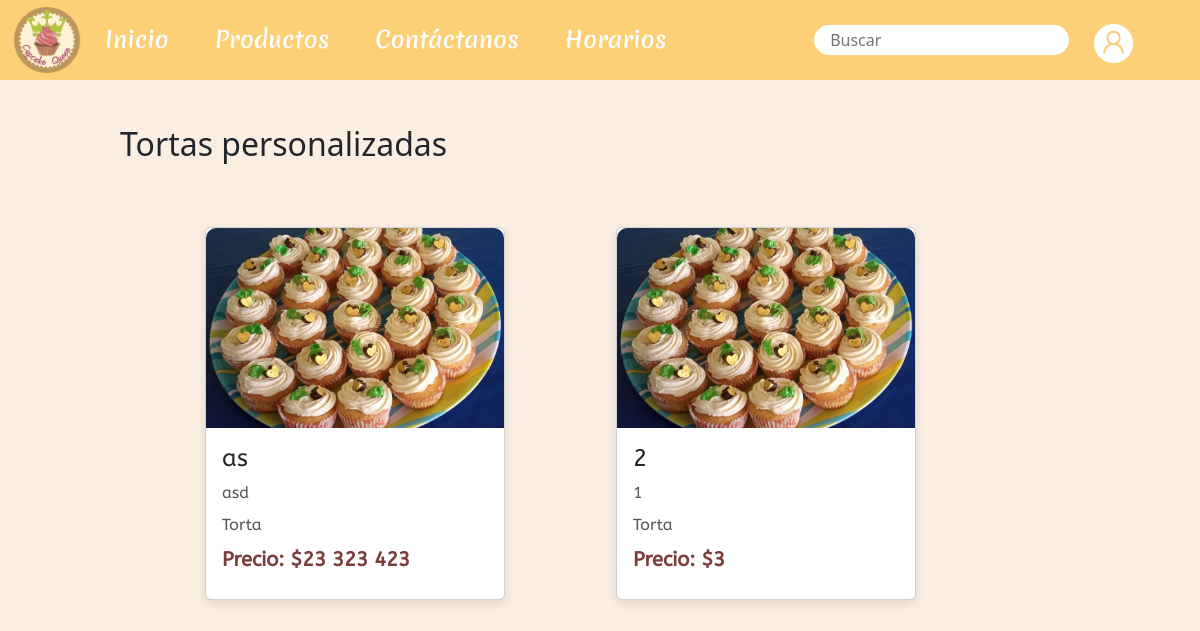
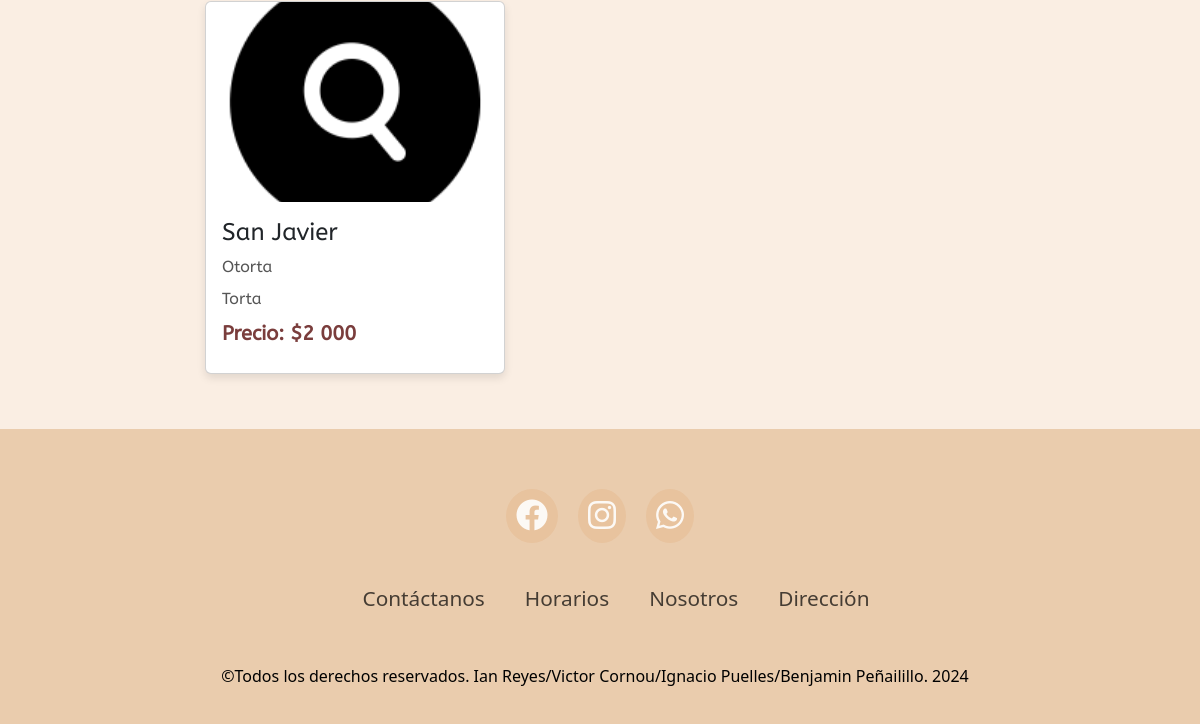
The page /tortas/ on the database as committed earlier (2 pictures, top to bottom).
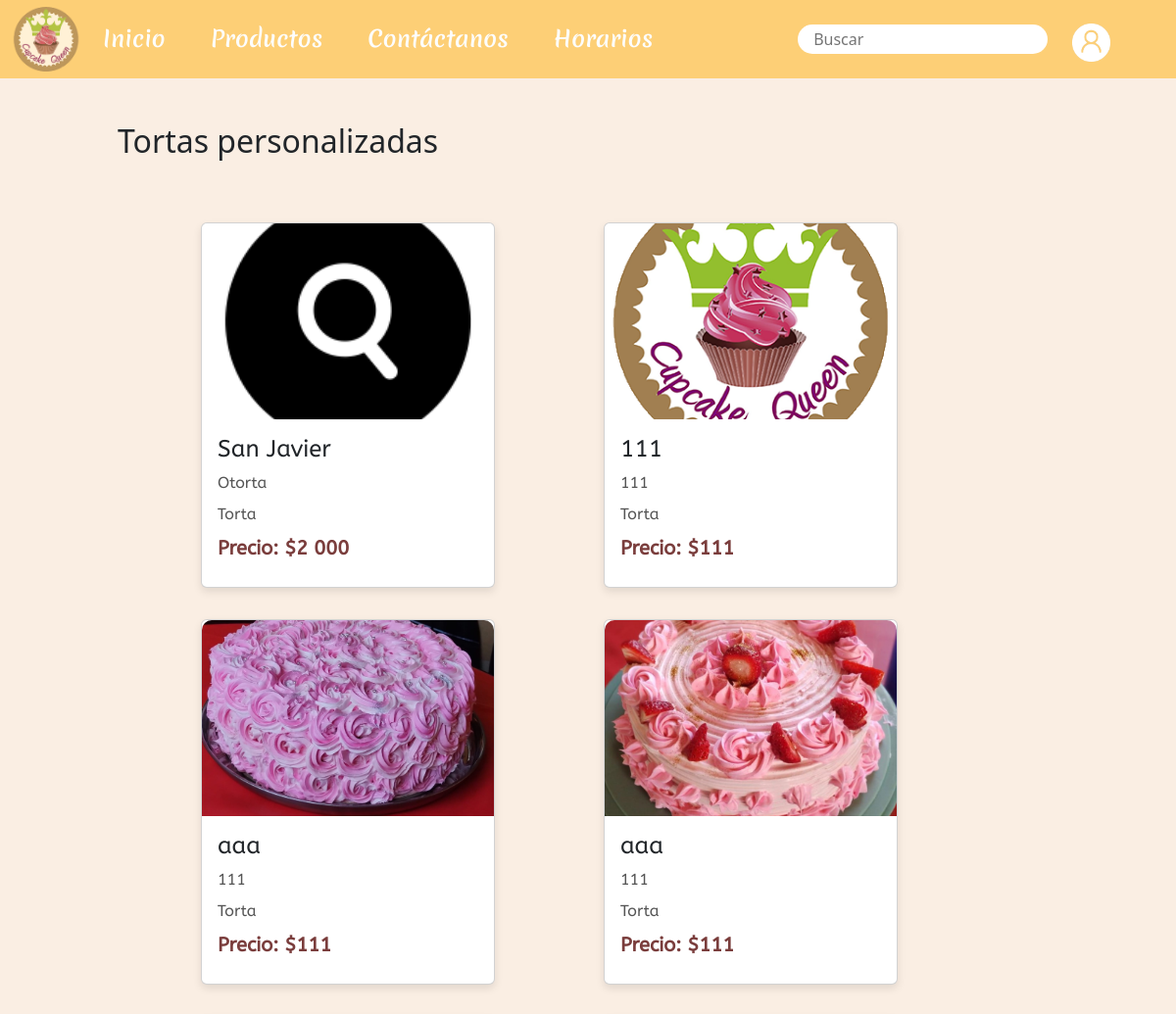
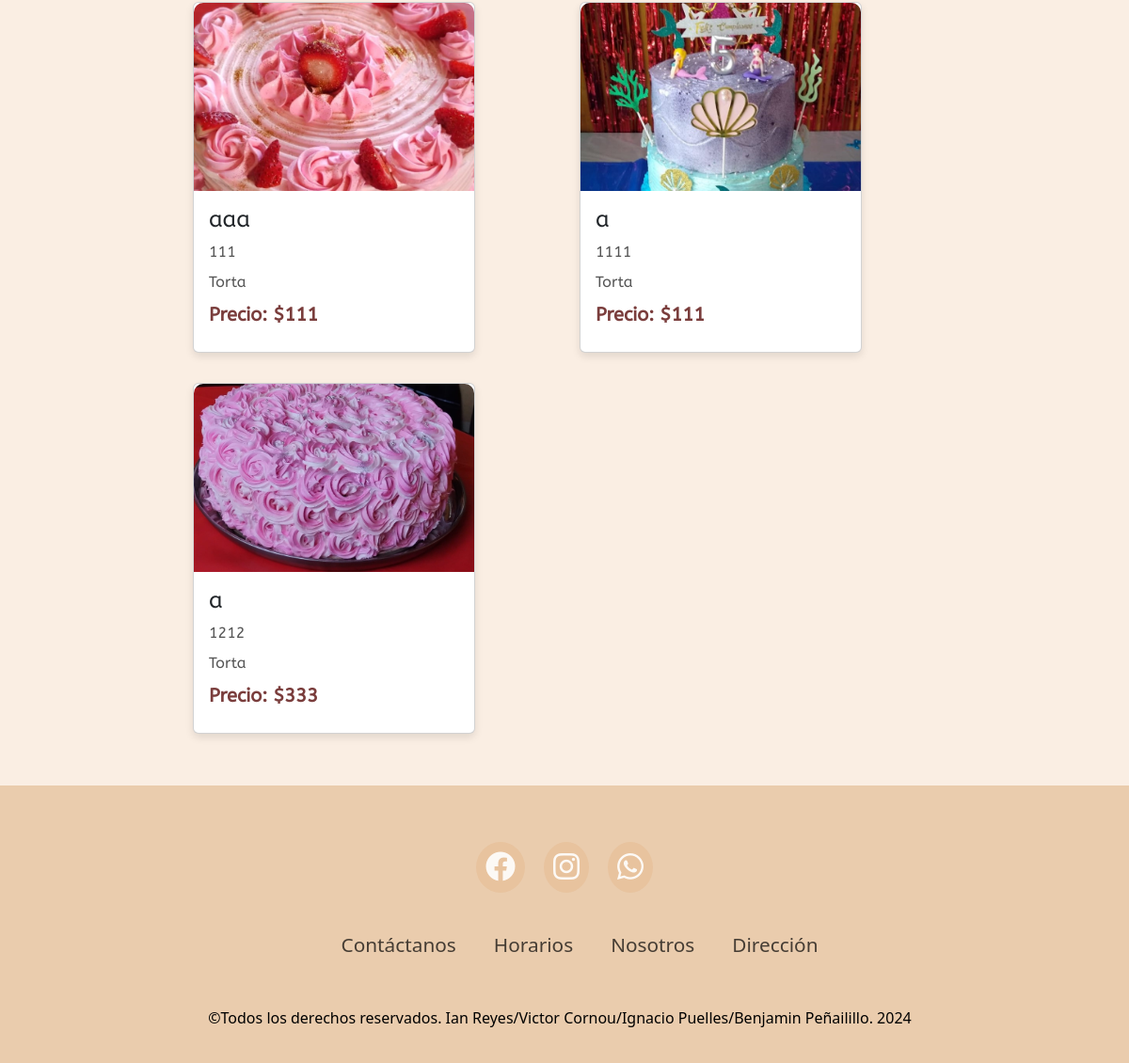
The same page on the database as committed later (2 pictures, top to bottom).
### pagina/models.py (models this page shows, shortened)
class Producto(models.Model):
    nombre = models.CharField(max_length=100)
    categoria = models.ForeignKey(Categoria, on_delete=models.CASCADE, default=1)
    descripcion = models.TextField()
    precio = models.IntegerField()
    imagen = models.ImageField(upload_to='productos/')

class Categoria(models.Model):
    nombre = models.CharField(max_length=100, unique=True)
    descripcion = models.TextField(blank=True, null=True)
    def __str__(self):
        return self.nombre

### pagina/views.py (the view)
# urls.py: path('tortas/', views.tortas, name='tortas'),
def tortas(request):
    categoria_torta = Categoria.objects.get(nombre="Torta")
    productos = Producto.objects.filter(categoria=categoria_torta)
    return render(request, 'tortas.html', {'productos': productos})

### pagina/templates/tortas.html (shortened to what this page needs)
{% extends "base.html" %}
{% load static %}
{% block content %}
{% load humanize %}
<section class="producto" id="producto">
    <div class="main-text">
        <h2>Tortas personalizadas</h2>
    </div>
    <div class="menu-content">
        {% for producto in productos %}
        <div class="card">
            <img src="{{ producto.imagen.url }}" alt="{{ producto.nombre }}">
            <div class="card-content">
                <h3>{{ producto.nombre }}</h3>
                <p>{{ producto.descripcion }}</p>
                <p>{{ producto.categoria}}</p>
                <p class="price">Precio: ${{ producto.precio|intcomma }}</p>
            </div>
        </div>
        {% endfor %}
    </div>
</section>
{% endblock %}

### pagina/templates/base.html (shortened to what this page needs)
{% load static %}
<!DOCTYPE html>
<html lang="es">
<head>
    <link rel="stylesheet" href="{% static 'css/style.css' %}">
    <link href="https://cdn.jsdelivr.net/npm/bootstrap@5.3.3/dist/css/bootstrap.min.css" rel="stylesheet">
    <link rel="stylesheet" href="https://cdnjs.cloudflare.com/ajax/libs/font-awesome/6.4.0/css/all.min.css" />
    <link rel="stylesheet" href="https://cdn.jsdelivr.net/npm/bootstrap-icons@1.11.3/font/bootstrap-icons.min.css">
</head>
<body class="fondo-index">
    <nav class="navbar navbar-expand-lg navbar-custom">
        <div class="container-fluid">
            <a href="{% url 'index' %}"><img class="icono-login" src="{% static 'img/logofinal.png' %}" alt="Logo"></a>
            <div class="collapse navbar-collapse" id="navbarNav">
                <ul class="navbar-nav me-auto">
                    <li class="nav-item">
                        <a class="nav-link" href="{% url 'index' %}">Inicio</a>
                    </li>
                    <li class="nav-item">
                        <a class="nav-link" href="{% url 'productos' %}">Productos</a>
                    </li>
                    <li class="nav-item">
                        <a class="nav-link" href="{% url 'form' %}">Contáctanos</a>
                    </li>
                    <li class="nav-item">
                        <a class="nav-link" href="{% url 'horario' %}">Horarios</a>
                    </li>
                </ul>
                <form class="d-flex" method="get" action="{% url 'buscar_productos' %}">
                    <input class="search-index" type="search" name="q" placeholder=" Buscar" aria-label="Search" value="{{ query|default:'' }}">
                    {% if request.user.is_authenticated %}
                        <a href="{% url 'exit' %}"><i class="bi bi-box-arrow-right" style="font-size: 2.1rem; margin-left: 10px; color: aliceblue;"></i></a>
                    {% else %}
                        <a href="{% url 'login' %}"><img class="img-navbar-2" src="{% static 'img/img-login.png' %}" alt=""></a>
                    {% endif %}
                </form>
            </div>
        </div>
    </nav>
        {% block content %}
        {% endblock %}
        <footer>
            <div class="footercontainer">
                <div class="iconos">
                    <a href="https://web.facebook.com/?_rdc=1&_rdr" target="_blank"><i class="fa-brands fa-facebook"></i></a>
                    <a href="https://www.instagram.com/" target="_blank"><i class="fa-brands fa-instagram"></i></a>
                    <a href="https://wa.me/56999583906" target="_blank"><i class="fa-brands fa-whatsapp"></i></a>
                </div>
                <div class="footernav">
                    <ul>
                        <li><a href="{% url 'form' %}">Contáctanos</a></li>
                        <li><a href="{% url 'horario' %}">Horarios</a></li>
                        <li><a href="{% url 'index' %}">Nosotros</a></li>
                        <li><a href="{% url 'direccion' %}">Dirección</a></li>
                    </ul>
                </div>
            </div>
            <div class="footerbotton">
                <p>©Todos los derechos reservados. Ian Reyes/Victor Cornou/Ignacio Puelles/Benjamin Peñailillo. 2024 </p>
            </div>
        </footer>
</body>
</html>

### static/css/style.css (style rules this page uses)
.menu-content { display: grid; grid-template-columns: repeat(auto-fit, minmax(300px, 1fr)); gap: 2rem; align-items: center; justify-content: center; margin-top: 4rem; margin-left: 85px; margin-right: 85px; margin-bottom: 35px; }
.card { background-color: #ffffff; box-shadow: 0 4px 8px rgba(0, 0, 0, 0.1); border-radius: 10px; overflow: hidden; transition: transform 0.3s ease; width: 100%; max-width: 300px; }
.card img { width: 100%; height: 200px; object-fit: cover; border-radius: 10px 10px 0 0; }
.card-content { padding: 1rem; font-family: ABeezee; }
.card-content h3 { font-size: 1.5rem; margin-bottom: 0.5rem; }
.card-content p { font-size: 1rem; color: #555555; margin-bottom: 0.5rem; }
.card-content .price { color: #7a3d3c; font-size: 1.25rem; font-weight: bold; }
section { padding: 45px 10% 20px; }
.icono-login { opacity: 0.7; width: 70px; height: auto; text-decoration: none; white-space: nowrap; overflow-clip-margin: content-box; overflow: clip; }
.fondo-index { background-color: #faeee3; background-blend-mode: lighten; height: 100%; width: 100%; z-index: -5; position: relative; }
.navbar { background-color: #fdcf76; height: 80px; }
.navbar-custom { padding: 20px 0; }
.navbar-collapse { background-color: #fdcf76; z-index: 3; padding: 15px; }
.navbar-nav .nav-link { color: #fdfdfd; margin-right: 30px; font-size: 23px; font-family: Merienda; font-weight: bold; }
.search-index { display: block; width: 100%; height: 30px; padding: .375rem .75rem; font-size: 1rem; font-weight: 400; line-height: 0.5; appearance: none; background-clip: padding-box; border-radius: 4rem; border-width: 0; margin-top: 7px; margin-right: 10px; color: black; }
.img-navbar-2 { width: auto; height: 39px; margin-top: 6px; margin-left: 15px; margin-right: 40px; filter:invert(100%); }
* { padding: 0; margin: 0; box-sizing: border-box; }
body { display: flex; flex-direction: column; min-height: 100vh; }
footer { background-color: #eaccad; padding: 10px 0; text-align: center; width: 100%; margin-top: auto; }
.footercontainer { width: 100%; padding: 40px 30px 20px; }
.iconos { display: flex; justify-content: center; background-color: #eaccad; }
.iconos a { text-decoration: none; padding: 10px; background-color: #e8c39e; margin: 10px; border-radius: 50%; }
.iconos a i { font-size: 2em; color: white; opacity: 0.9; }
.footernav { margin: 30px 0; }
.footernav ul { display: flex; justify-content: center; list-style-type: none; }
.footernav ul li a { color: black; margin: 20px; text-decoration: none; font-size: 1.3em; opacity: 0.7; transition: 0.5s; }
.footerbotton { background-color: #eaccad; padding-bottom: 10px; text-align: center; }
.footerbotton p { color: black; }

Rows that differ between the two databases and show on the page:
removed Producto: imagen (placeholder picture), nombre "as", descripcion "asd", categoria "Torta", precio "23 323 423"
removed Producto: nombre "2", descripcion "1", categoria "Torta", precio "3"
added Producto: imagen (picture), nombre "111", descripcion "111", categoria "Torta", precio "111"
added Producto: imagen (picture), nombre "aaa", descripcion "111", categoria "Torta", precio "111"
added Producto: imagen (picture), nombre "aaa", descripcion "111", categoria "Torta", precio "111"
added Producto: imagen (picture), nombre "aaa", descripcion "111", categoria "Torta", precio "111"
added Producto: imagen (picture), nombre "a", descripcion "1111", categoria "Torta", precio "111"
added Producto: imagen (picture), nombre "a", descripcion "1212", categoria "Torta", precio "333"
